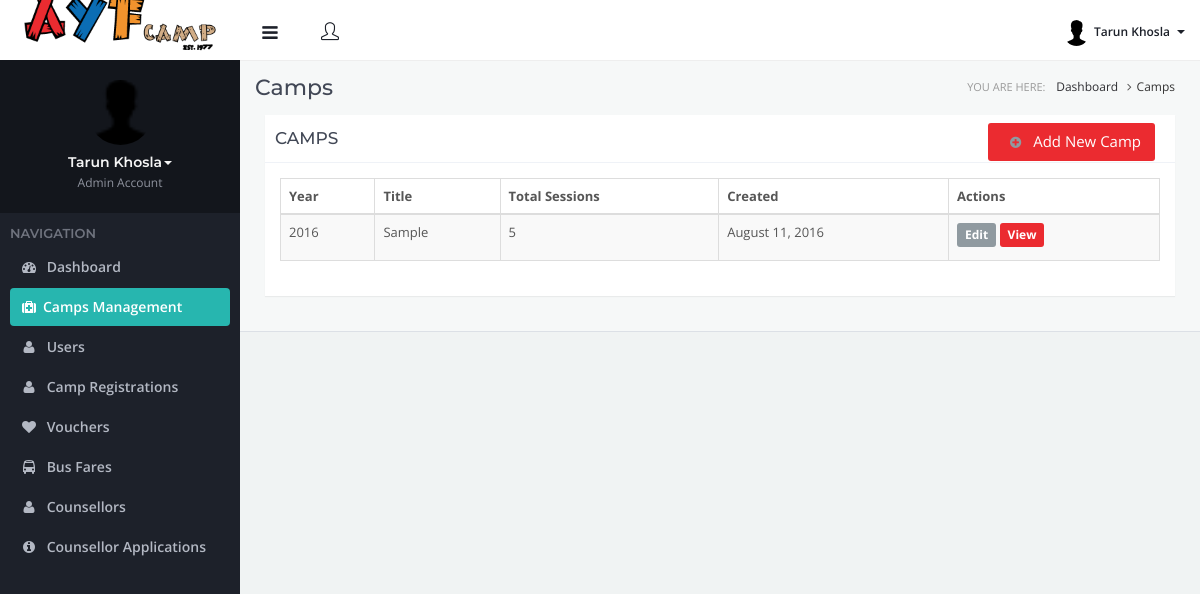
Screenshot of /admin/camps.php (signed in) with the database file from the repository.
### tables this page shows
CREATE TABLE IF NOT EXISTS `camps` (
  `id` int(11) NOT NULL AUTO_INCREMENT,
  `title` varchar(100) NOT NULL,
  `total_sessions` int(11) NOT NULL,
  `year` int(11) NOT NULL,
  `created` datetime NOT NULL,
  PRIMARY KEY (`id`)
);

### Library/admin/camps/index-init.php (called while the page is built)
<?php
require_once(LIB_PATH . 'GlobalManager.php');
$globalManager = GlobalManager::getInstance();
$pageTitle = "Camps";
$pWhere = "1=1";
$relTable = "camps";
$relFields = "id,title,total_sessions,year,created";
$result = $globalManager->runSelectQuery($relTable,$relFields,$pWhere);

### Library/GlobalManager.php (called while the page is built, shortened)
<?php
class GlobalManager extends Model {
	private static $instance = null;
	public static function getInstance() {
		if (self::$instance == null) {
		  self::$instance = new self();
		}
		return self::$instance;
	}
	public function runSelectQuery($table, $fields, $where) {
		$query = "SELECT ".$fields." FROM ".$table;
		if($where !=""){
			$query .= " WHERE ". $where;
		}
		$result = $this->find($query);
		if (count($result) > 0) {
			return $result;
		}
		else {
			return false;
		}
	}
}
?>

### Library/model.php (called while the page is built, shortened)
<?php
class Model {
    private static $connection = null;
    private static function connect() {
        try {
            $db = array(
                'host' => 'localhost',
				'db' => 'ayfcamp',
				'user' => 'root',
				'password' => ''
            );
            self::$connection = new mysqli($db['host'], $db['user'], $db['password'],$db['db']);
        }
        catch (Exception $e) {
            quickLog("MySQL error --> {$e->getMessage()}");
            return false;
        }
        return true;
    }
    protected function find($sql) {
        $result = array();
        $resource = mysqli_query(self::$connection,$sql);
        $result = array();
        while($row = mysqli_fetch_assoc($resource)) {
            $result[] = $row;
        }
        return $result;
    }
}
?>

### admin/camps.php (the view, shortened to what this page needs)
<?php
include(LIB_PATH . 'admin/camps/index-init.php');
include(LIB_HTML . 'admin/header.php');
include(LIB_HTML . 'admin/leftbar.php');
?>
<section class="main-content-wrapper">
    <div class="pageheader">
        <h1><?php echo $pageTitle;?> </h1>
        <div class="breadcrumb-wrapper hidden-xs">
            <span class="label">You are here:</span>
            <ol class="breadcrumb">
                <li><a href="<?php echo OWNER_SITE_URL;?>dashboard.php">Dashboard</a></li>
                <li class="active"><?php echo $pageTitle;?></li>
            </ol>
        </div>
        <section id="main-content" class="animated fadeInUp">
            <div class="row">
                <div class="col-md-12">
                    <div class="panel panel-default">
                        <div class="panel-heading">
                            <h3><?php echo $pageTitle;?></h3>
                            <div class="actions pull-right">
                                <button name="add-new-doctor" class="btn btn-primary" type="button" onclick="javascript:return addNewCamp();"><i class="fa fa-plus-circle"></i> Add New Camp</button>
                            </div>
                        </div>
                        <div class="panel-body">
                            <form method="post" name="frmListing" id="frmListing" action="">
                                <table class="table table-striped table-bordered" cellspacing="0" width="100%" id="dynamic-table">
                                    <thead>
                                        <tr>
                                            <th>Year</th>
                                            <th>Title</th>
                                            <th>Total Sessions</th>
                                            <th>Created</th>
                                            <th>Actions</th>
                                        </tr>
                                    </thead>
                                    <tbody>
                                        <?php
                                        if(is_array($result) && count($result)>0){
                                            foreach($result as $row){
                                        ?>
                                        <tr>
                                            <td><?php echo $row['year'];?></td>
                                            <td><?php echo ucwords($row['title']);?></td>
                                            <td><?php echo $row['total_sessions'];?></td>
                                            <td><?php echo date("F d, Y", strtotime($row['created']));?></td>
                                            <td>
                                                <a class="btn btn-default" href="<?php echo ADMIN_SITE_URL.'add-camp.php?id='.$row['id'];?>">Edit</a>
                                                <a class="btn btn-primary" href="<?php echo ADMIN_SITE_URL.'camp.php?id='.$row['id'];?>">View</a>
                                            </td>
                                        </tr>
                                        <?php
                                            }
                                        }
                                        ?>
                                    </tbody>
                                </table>
                            </form>
                        </div>
                    </div>
                </div>
            </div>
        </section>
    </div>
</section>
<link rel="stylesheet" href="<?php echo ASSET_SITE_URL;?>plugins/dataTables/css/dataTables.css">
<?php include(LIB_HTML.'admin/footer.php');?>

### rows the page displays
camps: year "2016", title "Sample", total_sessions "5", created "August 11, 2016"

### other values shown
$_SESSION['admin_full_name'] "Tarun Khosla"
$pageTitle "Camps"
$pageTitle "CAMPS"
